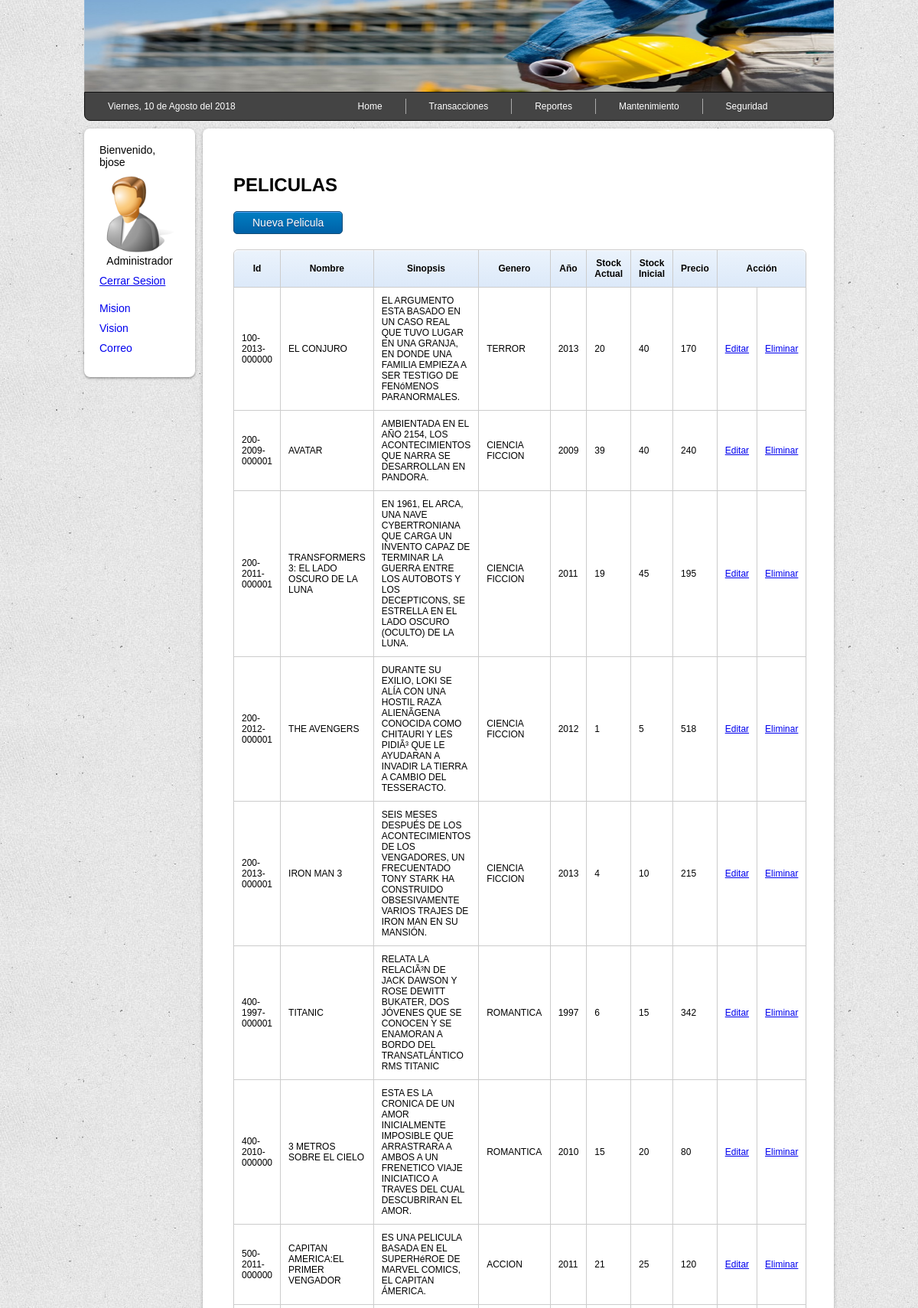
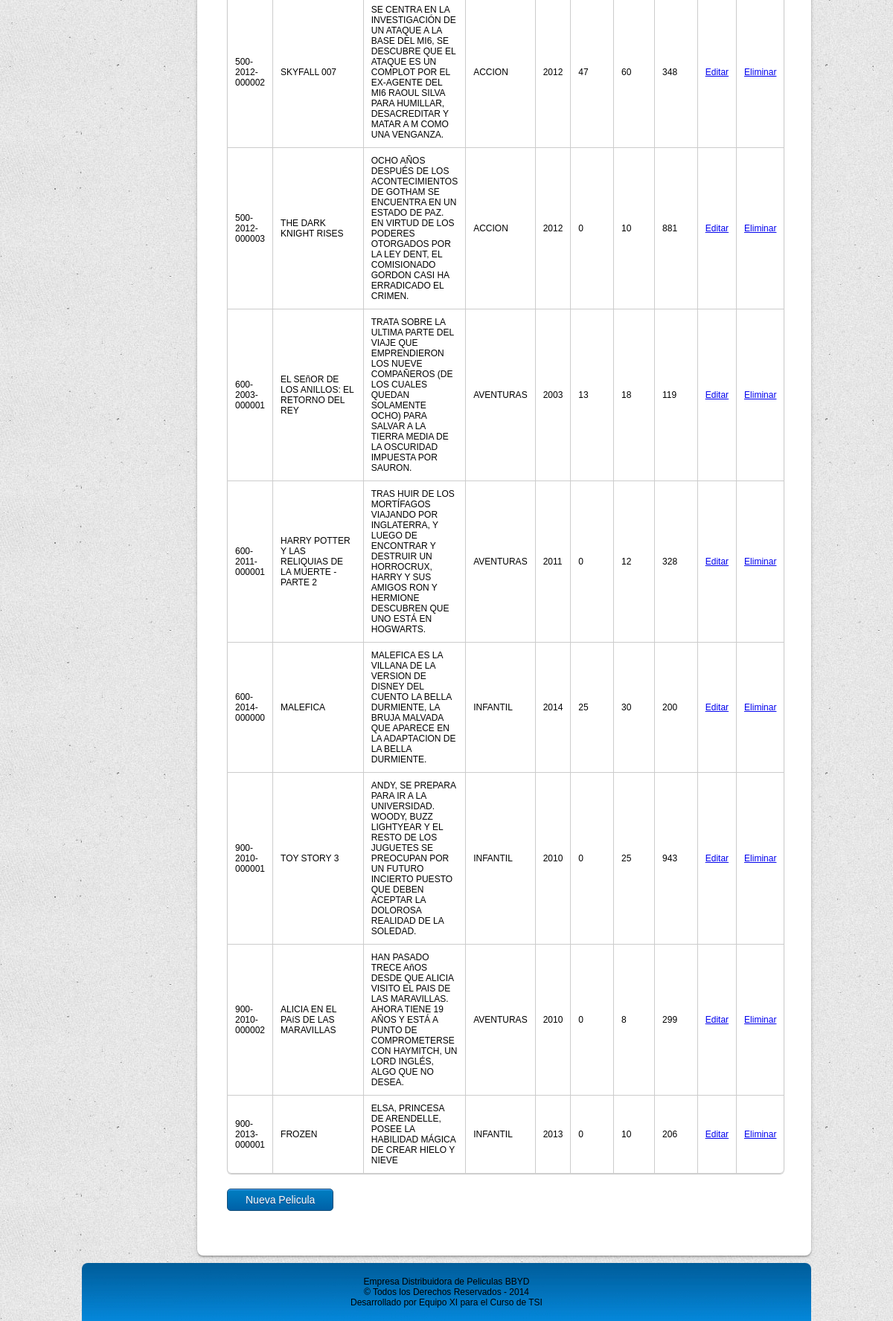
The app's page /vista/pelicula.php (signed in) with its own data (2 pictures, top to bottom).
### tables this page shows
CREATE TABLE `pelicula` (
  `codigopelicula` varchar(15) NOT NULL,
  `nombre` varchar(60) NOT NULL,
  `sinopsis` varchar(200) DEFAULT NULL,
  `director` varchar(25) NOT NULL,
  `idproductora` int(4) NOT NULL,
  `stock` int(4) NOT NULL,
  `stockini` int(4) NOT NULL,
  `preciounit` int(4) NOT NULL,
  `idgenero` int(4) NOT NULL,
  `anho` int(4) NOT NULL,
  `nromovimiento` varchar(10) NOT NULL,
  PRIMARY KEY (`codigopelicula`)
);

CREATE TABLE `genero` (
  `idgenero` int(4) NOT NULL DEFAULT '0',
  `genero` varchar(20) DEFAULT NULL,
  `descripcion` varchar(20) NOT NULL,
  PRIMARY KEY (`idgenero`)
);

### vista/pelicula.php (the view, shortened to what this page needs)
<?php
include('../modelo/conexion.php');
$enlace = "<a href='../modelo/logout.php'>Cerrar Sesion</a>";
$consulta = "select codigopelicula,nombre,sinopsis,descripcion,anho,stock,stockini,preciounit from pelicula p, genero g where p.idgenero=g.genero";
$listproducto = $conexion->query($consulta);
$tabla = "<table class='marco'>";
$tabla .= <<<FIN
<tr>
<th>Id</th>
<th>Nombre</th>
<th>Sinopsis</th>
<th>Genero</th>
<th>Año</th>
<th>Stock Actual</th>
<th>Stock Inicial</th>
<th>Precio</th>
<th colspan=2>Acción</th>
FIN;
while ($linea = $listproducto->fetch_assoc()) {
	$tabla .= "<tr>";
	$tabla .= "<td>{$linea['codigopelicula']}</td>";
	$tabla .= "<td>{$linea['nombre']}</td>";
	$tabla .= "<td>{$linea['sinopsis']}</td>";
	$tabla .= "<td>{$linea['descripcion']}</td>";
	$tabla .= "<td>{$linea['anho']}</td>";
	$tabla .= "<td>{$linea['stock']}</td>";
	$tabla .= "<td>{$linea['stockini']}</td>";
	$tabla .= "<td>{$linea['preciounit']}</td>";
	$tabla .= "<td><a href='../vista/editarpelicula.php?codigopelicula={$linea['codigopelicula']}'>Editar</a></td>";
	$tabla .= "<td><a href='../vista/eliminarpelicula.php?codigopelicula={$linea['codigopelicula']}'>Eliminar</a></td>";
}
$tabla .="</table>";
?>
<!DOCTYPE html>
<html lang="es">
<head>
	<link rel="stylesheet" href="../vista/css/style.css">
</head>
<body>
	<div class="container">
		<div class="header">
		</div>
		<div class="menu-div">
			<?php include('../vista/include/menu.php'); ?>
		</div>
		<div class="sidebar">
			<div class="menuside">
				<?php include('../vista/include/sidebar.php'); ?>
			</div>
		</div>
		<div class="content">
			<div class="main">
				<h2>PELICULAS</h2>
				<div class="divboton">
					<a href="../vista/agregarpelicula.php" class="boton">Nueva Pelicula</a>
				</div>
				<div>
					<?php echo $tabla; ?>
				</div>
				<div class="divboton">
					<a href="../vista/agregarpelicula.php" class="boton">Nueva Pelicula</a>
				</div>
			</div>
		</div>
		<div class="footer">
			<?php include('../vista/include/footer.php'); ?>
		</div>
	</div>
</body>
</html>

### vista/include/menu.php (shortened to what this page needs)
<?php
function FechaFormateada2($FechaStamp){
	$ano = date('Y',$FechaStamp);
	$mes = date('n',$FechaStamp);
	$dia = date('d',$FechaStamp);
	$diasemana = date('w',$FechaStamp);
	$diassemanaN = array("Domingo","Lunes","Martes","Miércoles","Jueves","Viernes","Sábado");
	$mesesN=array(1=>"Enero","Febrero","Marzo","Abril","Mayo","Junio","Julio","Agosto","Septiembre","Octubre","Noviembre","Diciembre");
	return $diassemanaN[$diasemana].", $dia de ". $mesesN[$mes] ." del $ano";
}
$fecha = time();
?>
<ul class="menu">
	<li><a href="#"><?php echo FechaFormateada2($fecha); ?></a></li>
	<li style="margin-left: 100px;"><a href="main.php">Home</a></li>
	<?php if ($_SESSION['idperfil'] == '1') { ?>
	<li><a href="#">Transacciones</a>
	</li>
	<li><a href="#">Reportes</a>
	</li>
	<li><a href="#">Mantenimiento</a>
	</li>
	<li><a href="#">Seguridad</a>
	</li>
	<?php } ?>
</ul>

### vista/include/sidebar.php
<div>
	<p>Bienvenido,<br><?php echo $_SESSION['usuario']; ?></p>
	<div class="foto">
		<img src="images/user.png" alt="<?php echo $_SESSION['usuario']; ?>" height="100" width="100">
	</div>
	<p align="center"><?php echo $_SESSION['perfil']; ?></p>
	<div>
		<?php echo $enlace; ?>
	</div>
</div>
<ul>
	<li><a href="#">Mision</a></li>
	<li><a href="#">Vision</a></li>
	<li><a href="#">Correo</a></li>
</ul>

### vista/include/footer.php
Empresa Distribuidora de Peliculas BBYD<br>
© Todos los Derechos Reservados - 2014<br>
Desarrollado por Equipo XI para el Curso de TSI

### records on screen
pelicula: codigopelicula "100-2013-000000", nombre "EL CONJURO", sinopsis "EL ARGUMENTO ESTA BASADO EN UN CASO REAL QUE TUVO LUGAR EN UNA GRANJA, EN DONDE UNA FAMILIA EMPIEZA A SER TESTIGO DE FENóMENOS PARANORMALES.", genero.descripcion "TERROR", anho "2013", stock "20", stockini "40", preciounit "170"
pelicula: codigopelicula "200-2009-000001", nombre "AVATAR", sinopsis "AMBIENTADA EN EL AÑO 2154, LOS ACONTECIMIENTOS QUE NARRA SE DESARROLLAN EN PANDORA.", genero.descripcion "CIENCIA FICCION", anho "2009", stock "39", stockini "40", preciounit "240"
pelicula: codigopelicula "200-2011-000001", nombre "TRANSFORMERS 3: EL LADO OSCURO DE LA LUNA", sinopsis "EN 1961, EL ARCA, UNA NAVE CYBERTRONIANA QUE CARGA UN INVENTO CAPAZ DE TERMINAR LA GUERRA ENTRE LOS AUTOBOTS Y LOS DECEPTICONS, SE ESTRELLA EN EL LADO OSCURO (OCULTO) DE LA LUNA.", genero.descripcion "CIENCIA FICCION", anho "2011", stock "19", stockini "45", preciounit "195"
pelicula: codigopelicula "200-2012-000001", nombre "THE AVENGERS", sinopsis "DURANTE SU EXILIO, LOKI SE ALÍA CON UNA HOSTIL RAZA ALIENÃ­GENA CONOCIDA COMO CHITAURI Y LES PIDIÃ³ QUE LE AYUDARAN A INVADIR LA TIERRA A CAMBIO DEL TESSERACTO.", genero.descripcion "CIENCIA FICCION", anho "2012", stock "1", stockini "5", preciounit "518"
pelicula: codigopelicula "200-2013-000001", nombre "IRON MAN 3", sinopsis "SEIS MESES DESPUÉS DE LOS ACONTECIMIENTOS DE LOS VENGADORES, UN FRECUENTADO TONY STARK HA CONSTRUIDO OBSESIVAMENTE VARIOS TRAJES DE IRON MAN EN SU MANSIÓN.", genero.descripcion "CIENCIA FICCION", anho "2013", stock "4", stockini "10", preciounit "215"
pelicula: codigopelicula "400-1997-000001", nombre "TITANIC", sinopsis "RELATA LA RELACIÃ³N DE JACK DAWSON Y ROSE DEWITT BUKATER, DOS JÓVENES QUE SE CONOCEN Y SE ENAMORAN A BORDO DEL TRANSATLÁNTICO RMS TITANIC", genero.descripcion "ROMANTICA", anho "1997", stock "6", stockini "15", preciounit "342"
pelicula: codigopelicula "400-2010-000000", nombre "3 METROS SOBRE EL CIELO", sinopsis "ESTA ES LA CRONICA DE UN AMOR INICIALMENTE IMPOSIBLE QUE ARRASTRARA A AMBOS A UN FRENETICO VIAJE INICIATICO A TRAVES DEL CUAL DESCUBRIRAN EL AMOR.", genero.descripcion "ROMANTICA", anho "2010", stock "15", stockini "20", preciounit "80"
pelicula: codigopelicula "500-2011-000000", nombre "CAPITAN AMERICA:EL PRIMER VENGADOR", sinopsis "ES UNA PELICULA BASADA EN EL SUPERHéROE DE MARVEL COMICS, EL CAPITAN ÁMERICA.", genero.descripcion "ACCION", anho "2011", stock "21", stockini "25", preciounit "120"
pelicula: codigopelicula "500-2012-000002", nombre "SKYFALL 007", sinopsis "SE CENTRA EN LA INVESTIGACIÓN DE UN ATAQUE A LA BASE DEL MI6, SE DESCUBRE QUE EL ATAQUE ES UN COMPLOT POR EL EX-AGENTE DEL MI6 RAOUL SILVA PARA HUMILLAR, DESACREDITAR Y MATAR A M COMO UNA VENGANZA.", genero.descripcion "ACCION", anho "2012", stock "47", stockini "60", preciounit "348"
pelicula: codigopelicula "500-2012-000003", nombre "THE DARK KNIGHT RISES", sinopsis "OCHO AÑOS DESPUÉS DE LOS ACONTECIMIENTOS DE GOTHAM SE ENCUENTRA EN UN ESTADO DE PAZ. EN VIRTUD DE LOS PODERES OTORGADOS POR LA LEY DENT, EL COMISIONADO GORDON CASI HA ERRADICADO EL CRIMEN.", genero.descripcion "ACCION", anho "2012", stock "0", stockini "10", preciounit "881"
pelicula: codigopelicula "600-2003-000001", nombre "EL SEñOR DE LOS ANILLOS: EL RETORNO DEL REY", sinopsis "TRATA SOBRE LA ULTIMA PARTE DEL VIAJE QUE EMPRENDIERON LOS NUEVE COMPAÑEROS (DE LOS CUALES QUEDAN SOLAMENTE OCHO) PARA SALVAR A LA TIERRA MEDIA DE LA OSCURIDAD IMPUESTA POR SAURON.", genero.descripcion "AVENTURAS", anho "2003", stock "13", stockini "18", preciounit "119"
pelicula: codigopelicula "600-2011-000001", nombre "HARRY POTTER Y LAS RELIQUIAS DE LA MUERTE - PARTE 2", sinopsis "TRAS HUIR DE LOS MORTÍ­FAGOS VIAJANDO POR INGLATERRA, Y LUEGO DE ENCONTRAR Y DESTRUIR UN HORROCRUX, HARRY Y SUS AMIGOS RON Y HERMIONE DESCUBREN QUE UNO ESTÁ EN HOGWARTS.", genero.descripcion "AVENTURAS", anho "2011", stock "0", stockini "12", preciounit "328"
pelicula: codigopelicula "600-2014-000000", nombre "MALEFICA", sinopsis "MALEFICA ES LA VILLANA DE LA VERSION DE DISNEY DEL CUENTO LA BELLA DURMIENTE, LA BRUJA MALVADA QUE APARECE EN LA ADAPTACION DE LA BELLA DURMIENTE.", genero.descripcion "INFANTIL", anho "2014", stock "25", stockini "30", preciounit "200"
pelicula: codigopelicula "900-2010-000001", nombre "TOY STORY 3", sinopsis "ANDY, SE PREPARA PARA IR A LA UNIVERSIDAD. WOODY, BUZZ LIGHTYEAR Y EL RESTO DE LOS JUGUETES SE PREOCUPAN POR UN FUTURO INCIERTO PUESTO QUE DEBEN ACEPTAR LA DOLOROSA REALIDAD DE LA SOLEDAD.", genero.descripcion "INFANTIL", anho "2010", stock "0", stockini "25", preciounit "943"
pelicula: codigopelicula "900-2010-000002", nombre "ALICIA EN EL PAíS DE LAS MARAVILLAS", sinopsis "HAN PASADO TRECE AñOS DESDE QUE ALICIA VISITO EL PAI­S DE LAS MARAVILLAS. AHORA TIENE 19 AÑOS Y ESTÁ A PUNTO DE COMPROMETERSE CON HAYMITCH, UN LORD INGLÉS, ALGO QUE NO DESEA.", genero.descripcion "AVENTURAS", anho "2010", stock "0", stockini "8", preciounit "299"
pelicula: codigopelicula "900-2013-000001", nombre "FROZEN", sinopsis "ELSA, PRINCESA DE ARENDELLE, POSEE LA HABILIDAD MÁGICA DE CREAR HIELO Y NIEVE", genero.descripcion "INFANTIL", anho "2013", stock "0", stockini "10", preciounit "206"

### other values on screen
$_SESSION['usuario'] "bjose"
$_SESSION['perfil'] "Administrador"
